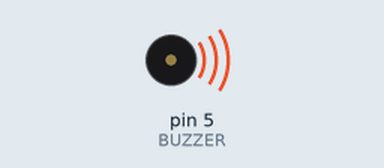
Bench run of a sketch on a simulated Arduino Uno, built with avr-gcc and run on an emulated ATmega328P. On the bench: buzzer (waves = sounding).

Above: at 0.2 s.
Timing chart, 0 to 3.0 s (numbered marks = the images above):
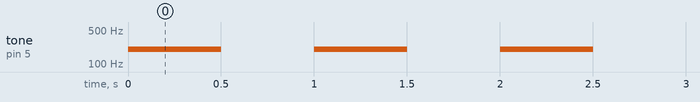

Measured:
- by itself, tone on pin 5 (BUZZER): alternates 200 Hz for 0.50 s and silent for 0.50 s

The sketch:

experiment_2b.ino
```cpp
// Interfacing Buzzer with Arduino UNO
#define BUZZER 5
#define FREQUENCY 200
void setup()
{
pinMode(BUZZER, OUTPUT);
}
void loop()
{
tone(BUZZER,FREQUENCY);
delay(500);
noTone(BUZZER);
delay(500);
}
```
